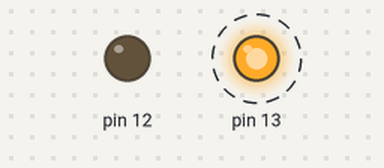
Simulated run of this sketch. Board: Arduino Uno, built with avr-gcc and run on an emulated ATmega328P. On the bench: output pins drawn as LEDs (lit = HIGH). Dashed ring = blinking.

Above: at 0.4 s.
At 2.4 s:
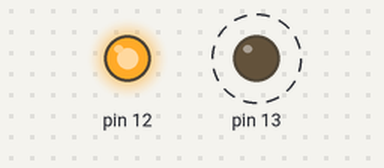
Timing chart, 0 to 3.0 s (numbered marks = the images above):
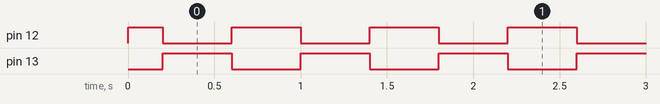

The sketch:

Blink.ino
```cpp
int timer = 200;           // The higher the number, the slower the timing.

void setup() {
  // use a for loop to initialize each pin as an output:
  for (int thisPin = 12; thisPin < 14; thisPin++) {
    pinMode(thisPin, OUTPUT);
  }
}

void loop() {

  // loop from the lowest pin to the highest:
  for (int thisPin = 12; thisPin <  14; thisPin++) {
    // turn the pin on:
    digitalWrite(thisPin, HIGH);
    delay(timer);
    // turn the pin off:
    digitalWrite(thisPin, LOW);
  }

  // loop from the highest pin to the lowest:
  for (int thisPin = 13; thisPin >= 12; thisPin--) {
    // turn the pin on:
    digitalWrite(thisPin, HIGH);
    delay(timer);
    // turn the pin off:
    digitalWrite(thisPin, LOW);
  }
}
```

Measured:
- by itself, pin 12: repeats every 0.80 s: LOW 0.40 s, HIGH 0.40 s
- by itself, pin 13: alternates HIGH for 0.40 s and LOW for 0.40 s
